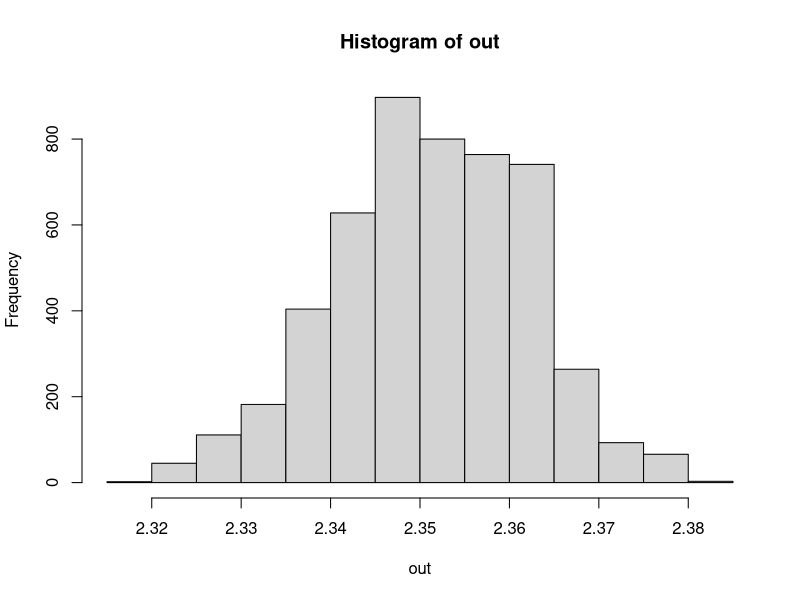

Here is the R script that generated this plot:
# Metropolis-Hastings algorithm

parm_suggest <- function(x){
  return(x + rnorm(1,0,0.1))
}
get_likelihood <- function(mu){
  loglik <- sum(dnorm(samples,mu,1,log=T))
  return(loglik)
}
prob_threshold <- function(loglik_old,loglik_new){
  lik_ratio <- exp(loglik_new-loglik_old)
  P <- min(1, lik_ratio)
  return(P)
}
MH_procedure <- function(mu_old){
  mu_new <- parm_suggest(mu_old)
  loglik_old <- get_likelihood(mu_old)
  loglik_new <- get_likelihood(mu_new)
  P <- prob_threshold(loglik_old,loglik_new)
  u <- runif(1,0,1)
  if(u<P){
    return(mu_new)
  }else{
    return(mu_old)
  }
}
MH <- function(mu_init,t_mid,t_max){
  mu_set <- c(mu_init)
  mu_old <- mu_init
  for(t in 1:t_max){
    mu_new <- MH_procedure(mu_set[t])
    mu_set <- c(mu_set,mu_new)
  }
  return(mu_set[(t_mid+1):t_max])
}

set.seed(1234)

mu_true <- 2.345
sample_num <- 10000
samples <- rnorm(sample_num,mu_true,1)

t_mid <- 5000
t_max <- 10000

mu_init <- 1.0

out <- MH(mu_init,t_mid,t_max)
hist(out)